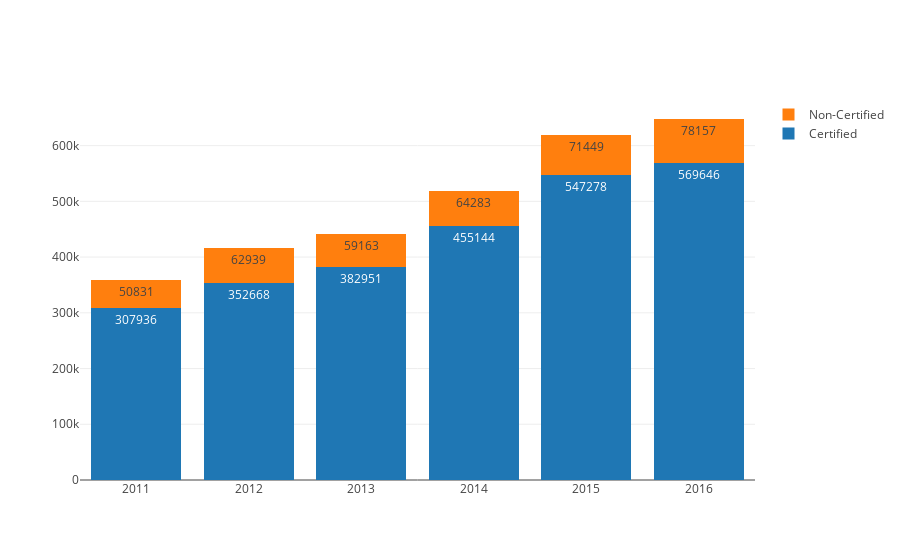

Notebook cell for this chart:
### Code cell
# Histogram for number of applications per year
years_frame_non_cert = h1b_frame.loc[h1b_frame['CASE_STATUS'] != 'CERTIFIED'].groupby('YEAR').count()
X = years_frame_non_cert.index.values
Y = years_frame_non_cert[['Unnamed: 0']].values.flatten()
trace_non_cert = go.Bar(x=X, 
                        y=Y, 
                        name="Non-Certified",
                        text=Y, 
                        textposition = 'auto')

# Histogram for number of applications per year that are 'CERTIFIED', 
# which means 'meeting the minumum requirement'.
years_frame_cert = h1b_frame.loc[h1b_frame['CASE_STATUS'] == 'CERTIFIED'].groupby('YEAR').count()
X = years_frame_cert.index.values
Y = years_frame_cert[['Unnamed: 0']].values.flatten()
trace_cert = go.Bar(x=X, 
                    y=Y, 
                    name="Certified", 
                    text=Y, 
                    textposition = 'auto')

data = [trace_cert, trace_non_cert]
layout = go.Layout(
    barmode='stack'
)
fig = go.Figure(data=data, layout=layout)
iplot(fig, filename='stacked-bar')

### Figure 1 — Plotly figure (JSON) as saved in the notebook; plotly's stock layout.template omitted (floating-point values rounded to 4 significant figures)
{"data": [{"name": "Certified", "text": [307936, 352668, 382951, 455144, 547278, 569646], "textposition": "auto", "type": "bar", "x": [2011, 2012, 2013, 2014, 2015, 2016], "y": [307936, 352668, 382951, 455144, 547278, 569646]}, {"name": "Non-Certified", "text": [50831, 62939, 59163, 64283, 71449, 78157], "textposition": "auto", "type": "bar", "x": [2011, 2012, 2013, 2014, 2015, 2016], "y": [50831, 62939, 59163, 64283, 71449, 78157]}], "layout": {"barmode": "stack"}}
